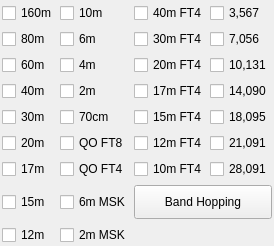
               <widget class="QWidget" name="tab_4">
                <attribute name="title">
                 <string>3</string>
                </attribute>
                <layout class="QVBoxLayout" name="verticalLayout_12">
                 <property name="spacing">
                  <number>3</number>
                 </property>
                 <property name="leftMargin">
                  <number>2</number>
                 </property>
                 <property name="topMargin">
                  <number>3</number>
                 </property>
                 <property name="rightMargin">
                  <number>2</number>
                 </property>
                 <property name="bottomMargin">
                  <number>1</number>
                 </property>
                 <item>
                  <widget class="QWidget" name="widget_3" native="true">
                   <property name="sizePolicy">
                    <sizepolicy hsizetype="Preferred" vsizetype="Preferred">
                     <horstretch>0</horstretch>
                     <verstretch>0</verstretch>
                    </sizepolicy>
                   </property>
                   <layout class="QGridLayout" name="gridLayout_8">
                    <property name="leftMargin">
                     <number>0</number>
                    </property>
                    <property name="topMargin">
                     <number>0</number>
                    </property>
                    <property name="rightMargin">
                     <number>0</number>
                    </property>
                    <property name="bottomMargin">
                     <number>0</number>
                    </property>
                    <property name="horizontalSpacing">
                     <number>3</number>
                    </property>
                    <property name="verticalSpacing">
                     <number>6</number>
                    </property>
                    <item row="7" column="0">
                     <widget class="QCheckBox" name="cb15m">
                      <property name="toolTip">
                       <string>15m FT8</string>
                      </property>
                      <property name="text">
                       <string>15m</string>
                      </property>
                     </widget>
                    </item>
                    <item row="0" column="0">
                     <widget class="QCheckBox" name="cb160m">
                      <property name="toolTip">
                       <string>160m FT8</string>
                      </property>
                      <property name="text">
                       <string>160m</string>
                      </property>
                     </widget>
                    </item>
                    <item row="3" column="2">
                     <widget class="QCheckBox" name="cb17mFT4">
                      <property name="toolTip">
                       <string>17m FT4</string>
                      </property>
                      <property name="text">
                       <string>17m FT4</string>
                      </property>
                     </widget>
                    </item>
                    <item row="6" column="0">
                     <widget class="QCheckBox" name="cb17m">
                      <property name="toolTip">
                       <string>17m FT8</string>
                      </property>
                      <property name="text">
                       <string>17m</string>
                      </property>
                     </widget>
                    </item>
                    <item row="4" column="0">
                     <widget class="QCheckBox" name="cb30m">
                      <property name="toolTip">
                       <string>30m FT8</string>
                      </property>
                      <property name="text">
                       <string>30m</string>
                      </property>
                     </widget>
                    </item>
                    <item row="3" column="0">
                     <widget class="QCheckBox" name="cb40m">
                      <property name="toolTip">
                       <string>40m FT8</string>
                      </property>
                      <property name="text">
                       <string>40m</string>
                      </property>
                     </widget>
                    </item>
                    <item row="5" column="0">
                     <widget class="QCheckBox" name="cb20m">
                      <property name="toolTip">
                       <string>20m FT8</string>
                      </property>
                      <property name="text">
                       <string>20m</string>
                      </property>
                     </widget>
                    </item>
                    <item row="2" column="0">
                     <widget class="QCheckBox" name="cb60m">
                      <property name="toolTip">
                       <string>60m FT8</string>
                      </property>
                      <property name="text">
                       <string>60m</string>
                      </property>
                     </widget>
                    </item>
                    <item row="2" column="2">
                     <widget class="QCheckBox" name="cb20mFT4">
                      <property name="toolTip">
                       <string>20m FT4</string>
                      </property>
                      <property name="text">
                       <string>20m FT4</string>
                      </property>
                     </widget>
                    </item>
                    <item row="1" column="2">
                     <widget class="QCheckBox" name="cb30mFT4">
                      <property name="toolTip">
                       <string>30m FT4</string>
                      </property>
                      <property name="text">
                       <string>30m FT4</string>
                      </property>
                     </widget>
                    </item>
                    <item row="0" column="2">
                     <widget class="QCheckBox" name="cb40mFT4">
                      <property name="toolTip">
                       <string>40m FT4</string>
                      </property>
                      <property name="text">
                       <string>40m FT4</string>
                      </property>
                     </widget>
                    </item>
                    <item row="1" column="0">
                     <widget class="QCheckBox" name="cb80m">
                      <property name="toolTip">
                       <string>80m FT8</string>
                      </property>
                      <property name="text">
                       <string>80m</string>
                      </property>
                     </widget>
                    </item>
                    <item row="8" column="0">
                     <widget class="QCheckBox" name="cb12m">
                      <property name="toolTip">
                       <string>12m FT8</string>
                      </property>
                      <property name="text">
                       <string>12m</string>
                      </property>
                     </widget>
                    </item>
                    <item row="0" column="1">
                     <widget class="QCheckBox" name="cb10m">
                      <property name="toolTip">
                       <string>10m FT8</string>
                      </property>
                      <property name="text">
                       <string>10m</string>
                      </property>
                     </widget>
                    </item>
                    <item row="1" column="1">
                     <widget class="QCheckBox" name="cb6m">
                      <property name="toolTip">
                       <string>6m FT8</string>
                      </property>
                      <property name="text">
                       <string>6m</string>
                      </property>
                     </widget>
                    </item>
                    <item row="2" column="1">
                     <widget class="QCheckBox" name="cb4m">
                      <property name="toolTip">
                       <string>4m FT8</string>
                      </property>
                      <property name="text">
                       <string>4m</string>
                      </property>
                     </widget>
                    </item>
                    <item row="3" column="1">
                     <widget class="QCheckBox" name="cb2m">
                      <property name="toolTip">
                       <string>2m FT8</string>
                      </property>
                      <property name="text">
                       <string>2m</string>
                      </property>
                     </widget>
                    </item>
                    <item row="4" column="1">
                     <widget class="QCheckBox" name="cb70cm">
                      <property name="toolTip">
                       <string>70cm FT8</string>
                      </property>
                      <property name="text">
                       <string>70cm</string>
                      </property>
                     </widget>
                    </item>
                    <item row="5" column="1">
                     <widget class="QCheckBox" name="cb6mQ65">
                      <property name="toolTip">
                       <string>6m Q65</string>
                      </property>
                      <property name="text">
                       <string>QO FT8</string>
                      </property>
                     </widget>
                    </item>
                    <item row="6" column="1">
                     <widget class="QCheckBox" name="cb2mQ65">
                      <property name="toolTip">
                       <string>2m Q65</string>
                      </property>
                      <property name="text">
                       <string>QO FT4</string>
                      </property>
                     </widget>
                    </item>
                    <item row="7" column="1">
                     <widget class="QCheckBox" name="cb6mMSK">
                      <property name="toolTip">
                       <string>6m MSK144</string>
                      </property>
                      <property name="text">
                       <string>6m MSK</string>
                      </property>
                     </widget>
                    </item>
                    <item row="8" column="1">
                     <widget class="QCheckBox" name="cb2mMSK">
                      <property name="toolTip">
                       <string>2m MSK144</string>
                      </property>
                      <property name="whatsThis">
                       <string/>
                      </property>
                      <property name="text">
                       <string>2m MSK</string>
                      </property>
                     </widget>
                    </item>
                    <item row="7" column="2" colspan="2">
                     <widget class="QPushButton" name="pbBandHopping">
                      <property name="minimumSize">
                       <size>
                        <width>0</width>
                        <height>34</height>
                       </size>
                      </property>
                      <property name="toolTip">
                       <string>Toggle band hopping On/Off. Band hopping occurs every other full minute. Changes to the checkboxes take effect immediately.</string>
                      </property>
                      <property name="styleSheet">
                       <string notr="true">QPushButton:checked {
	background-color: red;
	border-style: outset;
	border-width: 1px;
	border-radius: 5px;
	border-color: black;
	min-width: 5em;
	padding: 3px;
}</string>
                      </property>
                      <property name="text">
                       <string>  Band Hopping  </string>
                      </property>
                      <property name="checkable">
                       <bool>true</bool>
                      </property>
                     </widget>
                    </item>
                    <item row="4" column="2">
                     <widget class="QCheckBox" name="cb15mFT4">
                      <property name="toolTip">
                       <string>15m FT4</string>
                      </property>
                      <property name="text">
                       <string>15m FT4</string>
                      </property>
                     </widget>
                    </item>
                    <item row="5" column="2">
                     <widget class="QCheckBox" name="cb12mFT4">
                      <property name="toolTip">
                       <string>12m FT4</string>
                      </property>
                      <property name="text">
                       <string>12m FT4</string>
                      </property>
                     </widget>
                    </item>
                    <item row="6" column="2">
                     <widget class="QCheckBox" name="cb10mFT4">
                      <property name="toolTip">
                       <string>10m FT4</string>
                      </property>
                      <property name="text">
                       <string>10m FT4</string>
                      </property>
                     </widget>
                    </item>
                    <item row="6" column="3">
                     <widget class="QCheckBox" name="cb10mDXp">
                      <property name="toolTip">
                       <string>28,091 MHz FT8</string>
                      </property>
                      <property name="text">
                       <string>28,091</string>
                      </property>
                     </widget>
                    </item>
                    <item row="5" column="3">
                     <widget class="QCheckBox" name="cb15mDXp">
                      <property name="toolTip">
                       <string>21,091 MHz FT8</string>
                      </property>
                      <property name="text">
                       <string>21,091</string>
                      </property>
                     </widget>
                    </item>
                    <item row="4" column="3">
                     <widget class="QCheckBox" name="cb17mDXp">
                      <property name="toolTip">
                       <string>18,095 MHz FT8</string>
                      </property>
                      <property name="text">
                       <string>18,095</string>
                      </property>
                     </widget>
                    </item>
                    <item row="3" column="3">
                     <widget class="QCheckBox" name="cb20mDXp">
                      <property name="toolTip">
                       <string>14,090 MHz FT8</string>
                      </property>
                      <property name="text">
                       <string>14,090</string>
                      </property>
                     </widget>
                    </item>
                    <item row="2" column="3">
                     <widget class="QCheckBox" name="cb30mDXp">
                      <property name="toolTip">
                       <string>10,131 MHz FT8</string>
                      </property>
                      <property name="text">
                       <string>10,131</string>
                      </property>
                     </widget>
                    </item>
                    <item row="1" column="3">
                     <widget class="QCheckBox" name="cb40mDXp">
                      <property name="toolTip">
                       <string>7,056 MHz FT8</string>
                      </property>
                      <property name="text">
                       <string>7,056</string>
                      </property>
                     </widget>
                    </item>
                    <item row="0" column="3">
                     <widget class="QCheckBox" name="cb80mDXp">
                      <property name="toolTip">
                       <string>3,567 MHz FT8</string>
                      </property>
                      <property name="text">
                       <string>3,567</string>
                      </property>
                     </widget>
                    </item>
                   </layout>
                  </widget>
                 </item>
                </layout>
               </widget>
